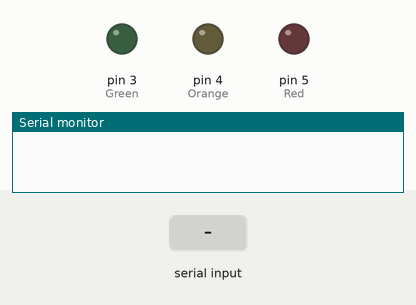
Bench run of a sketch on a simulated Arduino Uno, built with avr-gcc and run on an emulated ATmega328P. On the bench: output pins drawn as LEDs (lit = HIGH), the last lines printed to the serial monitor. The test bench sets the inputs (shaded band).

Above: at 1.2 s.
1.3 s: "green\n" received over Serial
At 2.8 s:
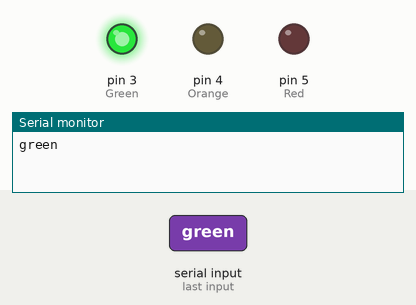
3.8 s: "orange\n" received over Serial
At 5.9 s:
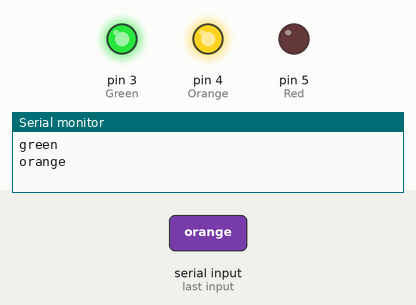
6.3 s: "green off\n" received over Serial
At 7.9 s:
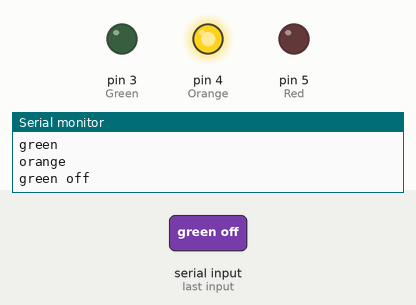
8.8 s: "red\n" received over Serial
At 10.8 s:
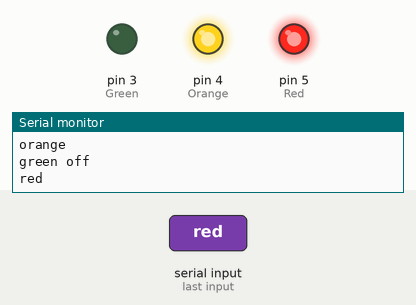
11.3 s: "orange off\n" received over Serial
At 13.0 s:
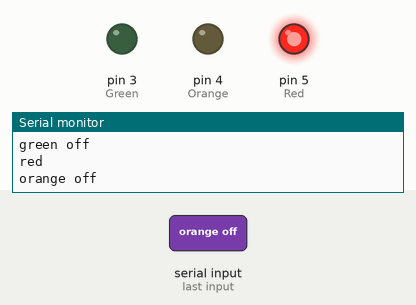
13.8 s: "green\n" received over Serial
At 15.9 s:
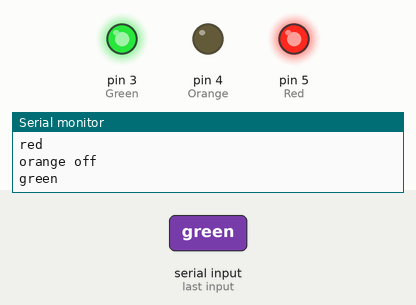
Timing chart, 0 to 17.3 s (numbered marks = the images above; inputs shaded):
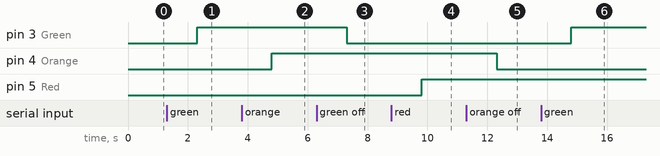

Measured:
- after the input at 1.3 s, pin 3 (Green): LOW → HIGH after 1.0 s
- after the input at 3.8 s, pin 4 (Orange): LOW → HIGH after 1.0 s
- after the input at 6.3 s, pin 3 (Green): HIGH → LOW after 1.0 s
- after the input at 8.8 s, pin 5 (Red): LOW → HIGH after 1.0 s
- after the input at 11.3 s, pin 4 (Orange): HIGH → LOW after 1.0 s
- after the input at 13.8 s, pin 3 (Green): LOW → HIGH after 1.0 s

The sketch:

LED_Control_with_Voice_Commands.ino
```cpp
int Green = 3;
int Orange = 4;
int Red = 5;

void setup() {
  Serial.begin(9600);
  pinMode(Green, OUTPUT);
  pinMode(Orange, OUTPUT);
  pinMode(Red, OUTPUT);
}

String voice;

void loop() {
  if (Serial.available() > 0) {
    voice = Serial.readString();
    voice.trim(); // Trim any leading/trailing whitespace
    Serial.print(voice + '\n');

    if (voice.equalsIgnoreCase("green")) {
      digitalWrite(Green, HIGH);
    } else if (voice.equalsIgnoreCase("green off")) {
      digitalWrite(Green, LOW);
    }

    if (voice.equalsIgnoreCase("orange")) {
      digitalWrite(Orange, HIGH);
    } else if (voice.equalsIgnoreCase("orange off")) {
      digitalWrite(Orange, LOW);
    }

    if (voice.equalsIgnoreCase("red")) {
      digitalWrite(Red, HIGH);
    } else if (voice.equalsIgnoreCase("red off")) {
      digitalWrite(Red, LOW);
    }
  }
}
```
